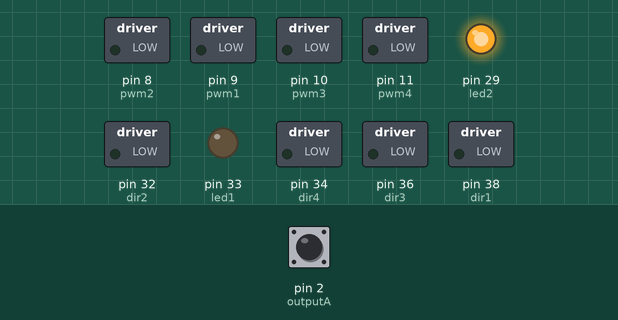
A sketch run on a simulated Arduino Mega 2560, built with avr-gcc and run on an emulated ATmega2560. Parts: switched loads named in the sketch (green lamp = pin HIGH), output pins drawn as LEDs (lit = HIGH). Inputs (shaded band) come from the test bench; at power-on: pin 2 (outputA) HIGH. What the sketch prints to the serial monitor is not drawn.

Above: at 0.1 s.
Timing chart, 0 to 1.6 s (numbered marks = the images above):
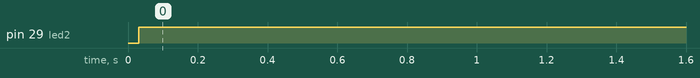

Measured:
- by itself, pin 29 (led2): LOW → HIGH at 0.03 s

The sketch:

holoops.ino
```cpp
// FOR PRACTICAL......FINALIZED.
// PROVIDING SUPPLY TO LED BCZ. IT GIVES AT THAT INSTANT SUPPLY TO CIRCUIT BY WHICH POWER LAGGING WITH JACK IS RESOLVED.

#include <PS2X_lib.h>
PS2X ps2x;
int clk = 23;
int cmnd = 27;
int attn = 25;
int data = 31;
int error;
int mapped1, mapped2, mapped3, mapped4, mapped5, mapped6, mapped7, mapped8;

/*int dir1 = 40, dir2 = 38, dir3 = 36, dir4 = 34;
int pwm1 = 9, pwm2 = 10, pwm3 = 11 , pwm4 = 12;

*/
int dir1 = 38, dir2 = 32, dir3 = 36, dir4 = 34;                                    //
int pwm1 = 9, pwm2 = 8, pwm3 = 10 , pwm4 = 11;

int led1 = 33;
int led2 = 29;

#define outputA 2
#define outputB 3

int a = 0;
int dcv1 = 30;
int dcv2 = 32;
int counter = 0;
int astate;
int alaststate;
int dir5 = 10;
//int dir2 = 24;
int pwm5 = 9;
//int pwm2 = 10;


int rot_speed = 60;

void setup() {
  Serial.begin(57600);
  error = ps2x.config_gamepad(clk, cmnd, attn, data, false, false);

  pinMode(dir1, OUTPUT);
  pinMode(pwm1, OUTPUT);
  pinMode(dir2, OUTPUT);
  pinMode(pwm2, OUTPUT);
  pinMode(dir3, OUTPUT);
  pinMode(pwm3, OUTPUT);
  pinMode(dir4, OUTPUT);
  pinMode(pwm4, OUTPUT);
  pinMode(led1, OUTPUT);
  pinMode(led2, OUTPUT);

  pinMode(dcv1, OUTPUT);
  pinMode(dcv2, OUTPUT);
  analogWrite(pwm1, 0);
  analogWrite(pwm2, 0);
  analogWrite(pwm3, 0);
  analogWrite(pwm4, 0);


  pinMode(dir5, OUTPUT);
  pinMode(pwm5, OUTPUT);
  pinMode(outputA, INPUT);
  pinMode(outputB, INPUT);
  attachInterrupt(digitalPinToInterrupt(outputA), value, CHANGE);

  alaststate = digitalRead(outputA);

}


void loop() {
  if (error == 0)
  {
    Serial.println("Found Controller, configured successful");
    Serial.println("Try out all the buttons, X will vibrate the controller, faster as you press harder;");
    Serial.println("holding L1 or R1 will print out the analog stick values.");
    Serial.println("Go to www.billporter.info for updates and to report bugs.");
    digitalWrite(led2, HIGH);
    digitalWrite(led1, LOW);
    error = 4;
  }

  if (error == 1)         //skip loop if no controller found
  {
    error = ps2x.config_gamepad(clk, cmnd, attn, data, false, false);
    ps2x.reconfig_gamepad();
    digitalWrite(led1, HIGH);
    return;
  }


  /* if (ps2x.Button(PSB_L2))
     Serial.println("L2 pressed");
    if (ps2x.Button(PSB_R2))
     Serial.println("R2 pressed");
    if (ps2x.Button(PSB_L3))
     Serial.println("L3 pressed");
    if (ps2x.Button(PSB_R3))
     Serial.println("R3 pressed");*/
  if (1 == 1)
  {
    mapped1 = map(ps2x.Analog(PSS_LY), 120, 0 , 0, 80);
    mapped2 = map(ps2x.Analog(PSS_LY), 140, 255 , 0, 80);
    mapped3 = map(ps2x.Analog(PSS_RX), 120, 0 , 0, 80);
    mapped4 = map(ps2x.Analog(PSS_RX), 140, 255 , 0, 80);

    /*mapped5 = map(ps2x.Analog(PSS_RY), 120, 0 , 0, 140);
      mapped6 = map(ps2x.Analog(PSS_RY), 140, 255 , 0, 140);
      mapped7 = map(ps2x.Analog(PSS_RX), 120, 0 , 0, 140);
      mapped8 = map(ps2x.Analog(PSS_RX), 140, 255 , 0, 140);*/

    if ((ps2x.Analog(PSS_LY) <= 120) && (!(ps2x.Button(PSB_R1))))

    {
      Serial.print("PWM is");
      Serial.println(mapped1);
      forward();
      analogWrite(pwm1, mapped1);
      analogWrite(pwm2, mapped1);
      analogWrite(pwm3, mapped1);
      analogWrite(pwm4, mapped1);
    }
    if ((ps2x.Analog(PSS_LY) >= 140) && (!(ps2x.Button(PSB_R1))))
    {
      Serial.print("PWM is");
      Serial.println(mapped2);
      backward();
      analogWrite(pwm1, mapped2);
      analogWrite(pwm2, mapped2);
      analogWrite(pwm3, mapped2);
      analogWrite(pwm4, mapped2);
    }
    if ((ps2x.Analog(PSS_RX) <= 120) && (!(ps2x.Button(PSB_L1))))
    {
      Serial.print("PWM is");
      Serial.println(mapped3);
      left();
      analogWrite(pwm1, mapped3);
      analogWrite(pwm2, mapped3);
      analogWrite(pwm3, mapped3);
      analogWrite(pwm4, mapped3);

    }
    if ((ps2x.Analog(PSS_RX) >= 140) && (!(ps2x.Button(PSB_L1))))
    {
      Serial.print("PWM is");
      Serial.println(mapped4);
      right();
      analogWrite(pwm1, mapped4);
      analogWrite(pwm2, mapped4);
      analogWrite(pwm3, mapped4);
      analogWrite(pwm4, mapped4);
    }
    if (ps2x.Button(PSB_R1))
    {
      if ((ps2x.Analog(PSS_LY) <= 100) && (ps2x.Analog(PSS_LX) <= 100))
      {
        Serial.println("moving diagonal left front");
        diagonalleftfront();
        analogWrite(pwm1, mapped1);

        analogWrite(pwm3, mapped1);
      }
      else if ((ps2x.Analog(PSS_LY) >= 150) && (ps2x.Analog(PSS_LX) <= 100))
      {
        diagonalleftback();
        analogWrite(pwm1, mapped2);
        Serial.println("moving diagonal left back");
        analogWrite(pwm3, mapped2);

      }
      if ((ps2x.Analog(PSS_LY) <= 100) && (ps2x.Analog(PSS_LX) >= 150))
      {
        diagonalrightfront();
        analogWrite(pwm2, mapped1);
        Serial.println("moving diagonal right front");
        analogWrite(pwm4, mapped1);

      }

      if ((ps2x.Analog(PSS_LY) >= 140) && (ps2x.Analog(PSS_LX) >= 150))
      {
        diagonalrightback();
        analogWrite(pwm2, mapped2);
        Serial.println("moving diagonal right back");
        analogWrite(pwm2, mapped2);

      }
    }

    if (ps2x.Button(PSB_L1))
    {
      if ((ps2x.Analog(PSS_RX) >= 140) && (ps2x.Button(PSB_L1)))
      {

        Serial.println(mapped4);
        clockwise();
        analogWrite(pwm1, mapped4);
        analogWrite(pwm2, mapped4);
        analogWrite(pwm3, mapped4);
        analogWrite(pwm4, mapped4);
      }
      if ((ps2x.Analog(PSS_RX) <= 120) && (ps2x.Button(PSB_L1)))
      {

        Serial.println(mapped3);
        anticlockwise();
        analogWrite(pwm1, mapped3);
        analogWrite(pwm2, mapped3);
        analogWrite(pwm3, mapped3);
        analogWrite(pwm4, mapped3);

      }

    }
    if (ps2x.Button(PSB_L2))     //motor check
    {
      if (ps2x.Button(PSB_PAD_UP))
      { //will be TRUE as long as button is pressed
        Serial.println("running motor 1 ");
        digitalWrite(pwm1, 60);
      }
      if (ps2x.Button(PSB_PAD_RIGHT))
      {
        Serial.println("running motor 2 ");
        digitalWrite(pwm2, 60);
      }
      if (ps2x.Button(PSB_PAD_LEFT))
      {
        Serial.println("running motor 4 ");
        digitalWrite(pwm4, 60);
      }
      if (ps2x.Button(PSB_PAD_DOWN))
      {
        Serial.println("running motor 3 ");
        digitalWrite(pwm3, 60);
      }
    }


  }
  else
  {
    Serial.println("PWM is 0");
    analogWrite(pwm1, 0);
    analogWrite(pwm2, 0);
    analogWrite(pwm3, 0);
    analogWrite(pwm4, 0);
  }

  delay(10);
}
void ccw1_circle()
{
  digitalWrite(dir5, LOW);
  //digitalWrite(dir2, LOW);
  analogWrite(pwm5, 60);
  //analogWrite(pwm2, 255);
}
void stop2()
{
  analogWrite(pwm5, 0);
}
void value()
{
  astate = digitalRead(outputA);
  if (astate != alaststate)
  {
    if (digitalRead(outputB) != astate)
    {
      counter++;
    }
    else {
      counter--;
    }
    //Serial.println("position");
    //Serial.print(counter);
  }
  //Serial.println("position");
  //Serial.print(counter);

  alaststate = astate;

}

void ccw_circle()
{
  Serial.println("Moving Anti-ClockWise");
  digitalWrite(dir1, HIGH);
  digitalWrite(dir2, LOW);
  digitalWrite(dir3, HIGH);
  digitalWrite(dir4, LOW);
  /*analogWrite(pwm1, speed1);
    analogWrite(pwm4, speed1);
    analogWrite(pwm2, speed1);
    analogWrite(pwm3, speed1);*/

}

void cw_circle()
{
  Serial.println("Moving ClockWise");
  digitalWrite(dir1, LOW);
  digitalWrite(dir2, HIGH);
  digitalWrite(dir3, LOW);
  digitalWrite(dir4, HIGH);
  /*analogWrite(pwm1, speed1);
    analogWrite(pwm4, speed1);
    analogWrite(pwm2, speed1);
    analogWrite(pwm3, speed1);*/
}
void stop1()
{
  Serial.println("Stop");
  /*analogWrite(pwm1, 0);  //.....................................Intially setting pwm = 0
    analogWrite(pwm2, 0);
    analogWrite(pwm3, 0);
    analogWrite(pwm4, 0);*/
  digitalWrite(dir1, LOW);
  digitalWrite(dir2, LOW);
  digitalWrite(dir3, LOW);
  digitalWrite(dir4, LOW);

}
void left()
{
  Serial.println("Moving Left");

  digitalWrite(dir1, LOW);
  digitalWrite(dir2, HIGH);
  digitalWrite(dir3, HIGH);
  digitalWrite(dir4, LOW);

  /*analogWrite(pwm4, speed1);
    analogWrite(pwm3, speed1);
    analogWrite(pwm2, speed1);
    analogWrite(pwm1, speed1);
  */
}
void forward()
{
  Serial.println("Moving Forward");
  digitalWrite(dir1, LOW);
  digitalWrite(dir2, LOW);
  digitalWrite(dir3, HIGH);
  digitalWrite(dir4, HIGH);
  /*analogWrite(pwm1, speed1);
    analogWrite(pwm2, speed1);
    analogWrite(pwm3, speed1);
    analogWrite(pwm4, speed1);
  */
}


void right()
{
  Serial.println("Moving right");

  digitalWrite(dir1, HIGH);
  digitalWrite(dir2, LOW);
  digitalWrite(dir3, LOW);
  digitalWrite(dir4, HIGH);

  /*analogWrite(pwm4, speed1);
    analogWrite(pwm3, speed1);
    analogWrite(pwm2, speed1);
    analogWrite(pwm1, speed1);
  */
}
void backward()
{
  Serial.println("Moving backward");
  digitalWrite(dir1, HIGH);
  digitalWrite(dir2, HIGH);
  digitalWrite(dir3, LOW);
  digitalWrite(dir4, LOW);
  /*analogWrite(pwm1, speed1);
    analogWrite(pwm2, speed1);
    analogWrite(pwm3, speed1);
    analogWrite(pwm4, speed1);
  */
}


void diagonalrightfront()
{

  digitalWrite(dir2, LOW);
  digitalWrite(dir4, HIGH);
}

void diagonalleftfront()
{

  digitalWrite(dir1, LOW);
  digitalWrite(dir3, HIGH);

}


void diagonalrightback()
{

  digitalWrite(dir2, HIGH);
  digitalWrite(dir4, LOW);
}

void diagonalleftback()
{

  digitalWrite(dir1, HIGH);
  digitalWrite(dir3, LOW);

}
void clockwise()
{
  Serial.println("moving clockwise");
  digitalWrite(dir1, LOW );
  digitalWrite(dir2, LOW);
  digitalWrite(dir3, LOW);
  digitalWrite(dir4, LOW);
}

void anticlockwise()
{
  Serial.println("moving anticlockwise");
  digitalWrite(dir1, HIGH );
  digitalWrite(dir2, HIGH);
  digitalWrite(dir3, HIGH);
  digitalWrite(dir4, HIGH);
}
```
